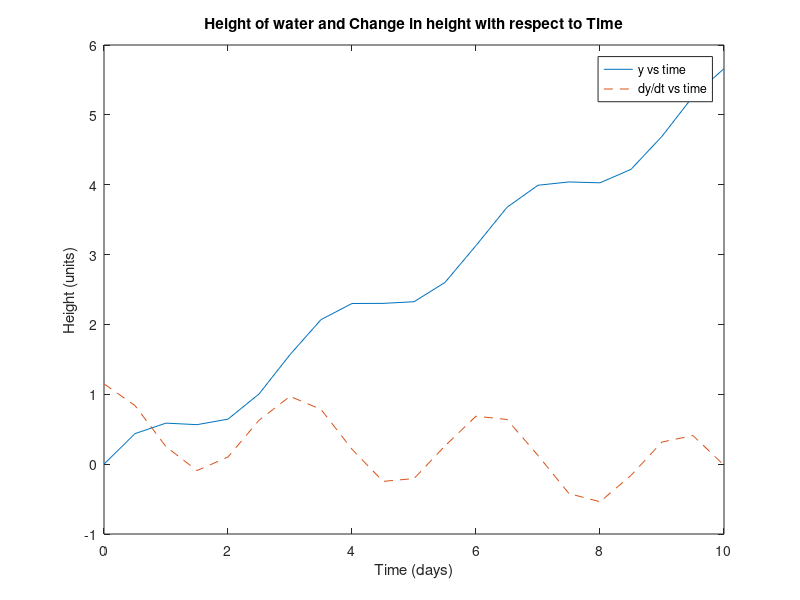

This chart was generated by the following MATLAB code:
t = 0:.5:10; %days vector
A = 1000; %given parameters
Q = 400;
a = 50;
y = zeros(1,length(t)); %creates vector of matching length
yi = 0; %initial y
y(1) = yi; %sets initial y
for i = 2:length(t) %for loop to use previous values
dy = (((3*(Q/A)* (cos(t(i))).^2) - (a/A)*(1 + y(i)).^1.5)); %the change in y for any given time
yf = yi + (.5 * dy); %euler method for y
y(i) = yf;
yi = yf;
end
dy = 3*Q/A*(cos(t)).^2-a/A*(1+y).^1.5; %same as before but independent of i
A = [t;y]; %Creates matrix
fprintf('Time(days)\tHeight of water\n');%title for table
fprintf('%.1f         %f\n',A);%parameters for table
plot(t,y,t,dy,'--')%creates plot
legend('y vs time','dy/dt vs time')%labels plot
xlabel('Time (days)')
ylabel('Height (units)')
title('Height of water and Change in height with respect to Time')
